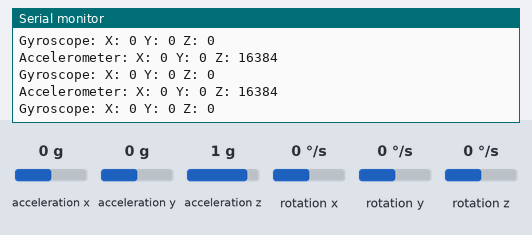
Recording of a sketch running on a simulated ESP8266 (NodeMCU). Parts: the last lines printed to the serial monitor. The inputs (shaded band) are chosen by the test bench; at power-on: acceleration x 0 g, acceleration y 0 g, acceleration z 1 g, rotation x 0 °/s, rotation y 0 °/s, rotation z 0 °/s.

Above: at 1.2 s.
1.3 s: acceleration x set to -1.4 g
At 1.9 s:
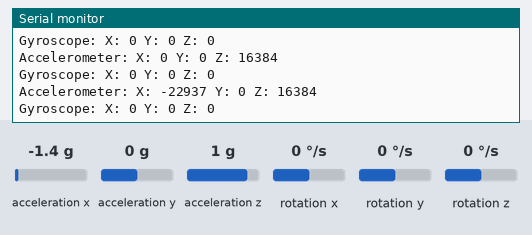
2.8 s: acceleration y set to -1.4 g
At 3.4 s:
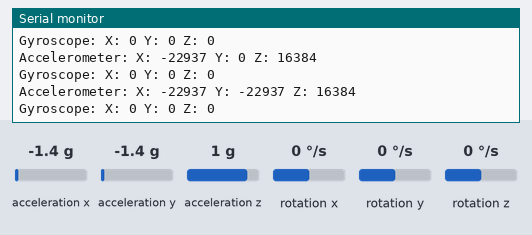
4.3 s: acceleration z set to -1.4 g
At 5.0 s:
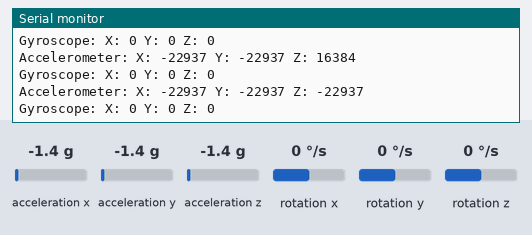
5.8 s: rotation x set to -192 °/s
At 6.5 s:
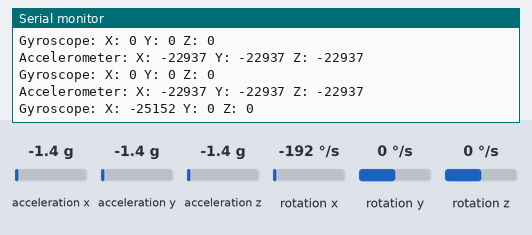
7.3 s: rotation y set to -192 °/s
At 8.0 s:
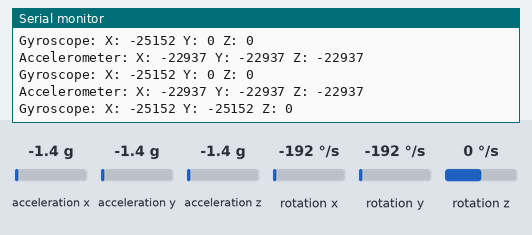

Measured:
- after the input at 1.3 s, the serial monitor: prints a new line after 0.22 s (image 1)
- after the input at 2.8 s, the serial monitor: prints a new line after 0.23 s (image 2)
- after the input at 4.3 s, the serial monitor: prints a new line after 0.24 s (image 3)
- after the input at 5.8 s, the serial monitor: prints a new line after 0.25 s (image 4)
- after the input at 7.3 s, the serial monitor: prints a new line after 0.27 s (image 5)

The sketch:

gyroscope_accelerometer.ino
```cpp
#include <Wire.h>
#include <MPU6050.h>

MPU6050 mpu;

void setup() {
  Serial.begin(115200);
  Wire.begin(D2, D1); // SDA, SCL
  mpu.initialize();

  if (!mpu.testConnection()) {
    Serial.println("MPU6050 connection failed");
  } else {
    Serial.println("MPU6050 connection successful");
  }
}

void loop() {
  int16_t ax, ay, az;
  int16_t gx, gy, gz;

  mpu.getMotion6(&ax, &ay, &az, &gx, &gy, &gz);

  Serial.print("Accelerometer: ");
  Serial.print("X: "); Serial.print(ax);
  Serial.print(" Y: "); Serial.print(ay);
  Serial.print(" Z: "); Serial.println(az);

  Serial.print("Gyroscope: ");
  Serial.print("X: "); Serial.print(gx);
  Serial.print(" Y: "); Serial.print(gy);
  Serial.print(" Z: "); Serial.println(gz);

delay(500);
}
```
